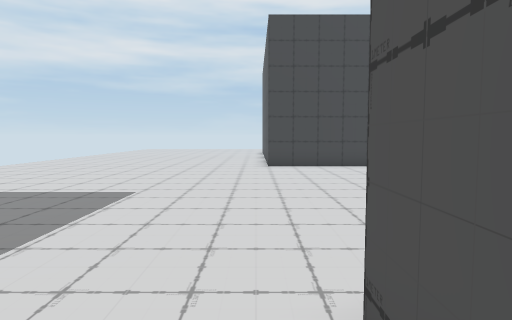
view 1 (above)

22 first-person views from a walk through a 3-D level made in the Unity game engine. The camera is 1.2 m above the floor, tilts 4° down and sees 75° across. The floor is counted in squares, 1 m on a side. Each view is taken from the middle of a square. On the plan, view 1 faces up. The plan holds only what a view shows up to about 14 squares ahead; the rest is blank. The place goes on beyond the plan. The player is left out.

view 2
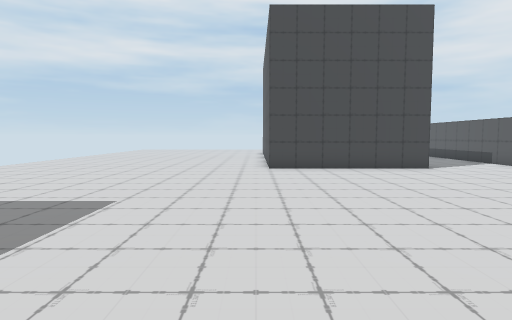

view 3
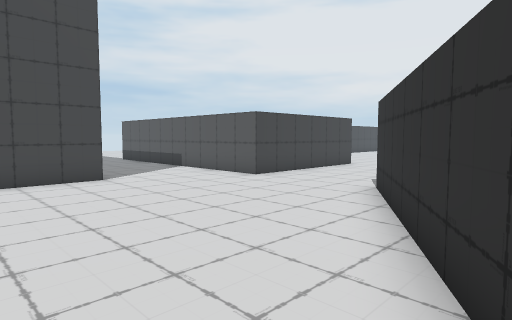

view 4
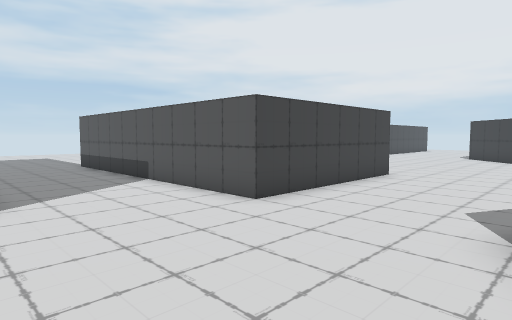

view 5
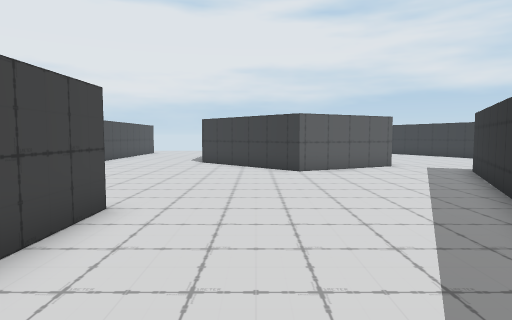

view 6
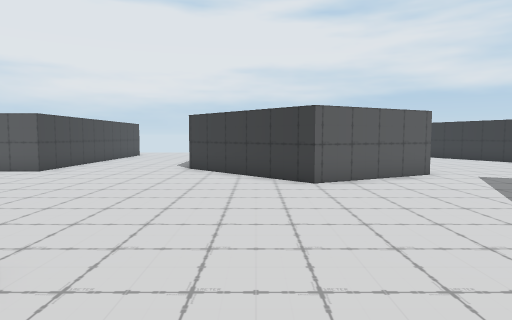

view 7
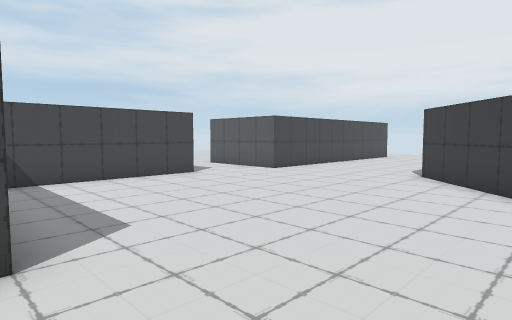

view 8
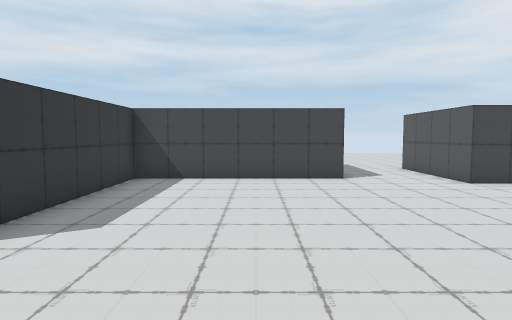

view 9
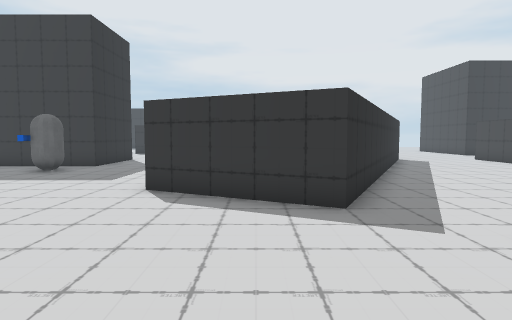

view 10
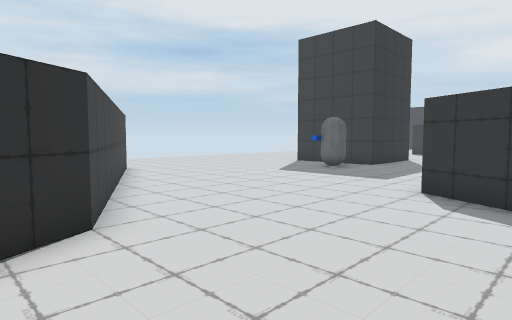

view 11
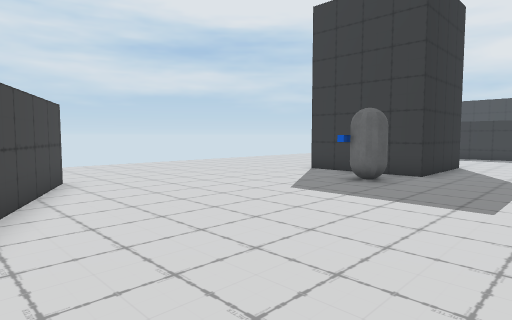

view 12
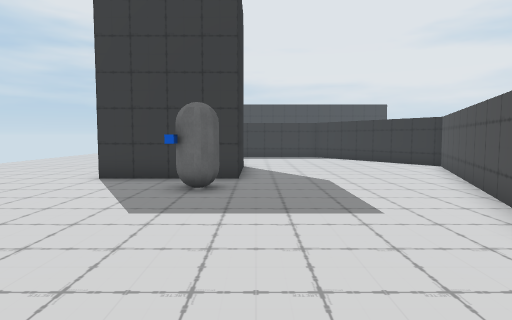

view 13
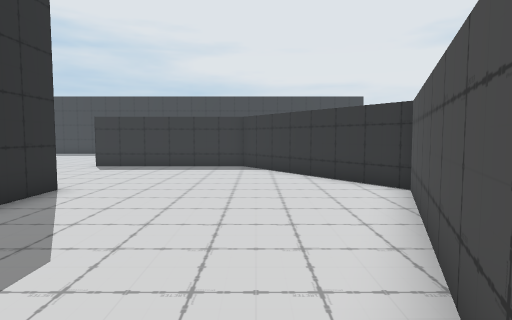

view 14
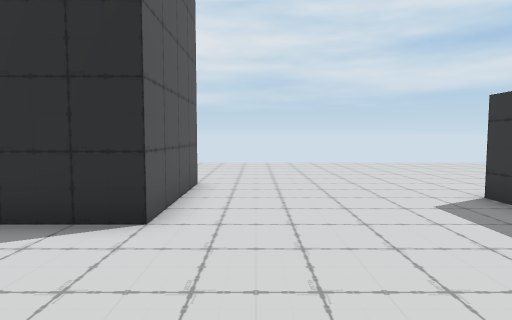

view 15
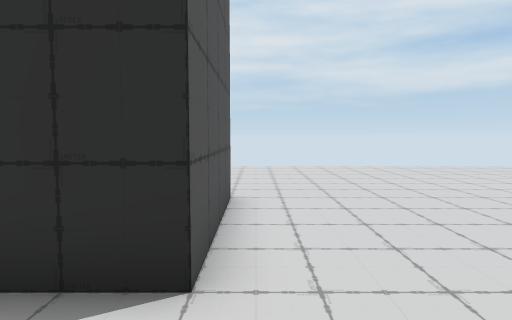

view 16
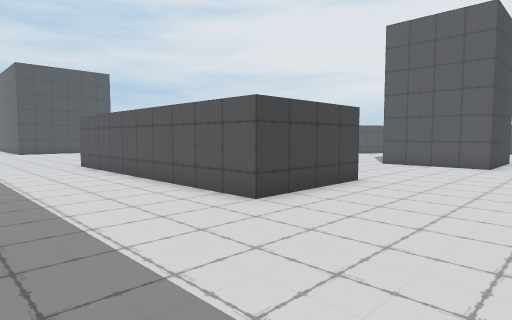

view 17
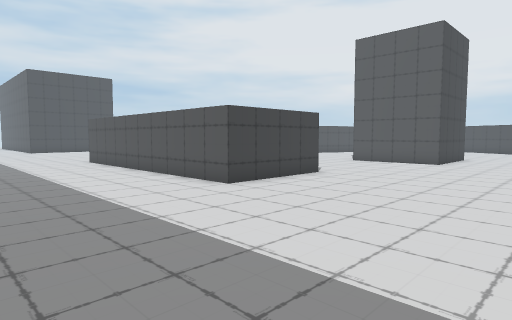

view 18
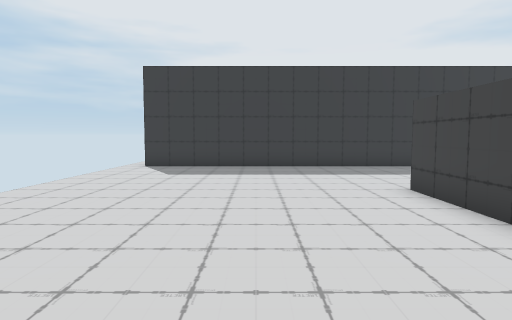

view 19
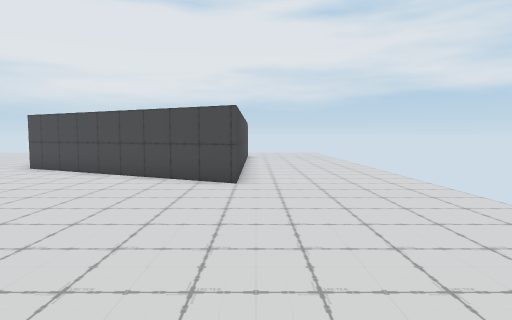

view 20
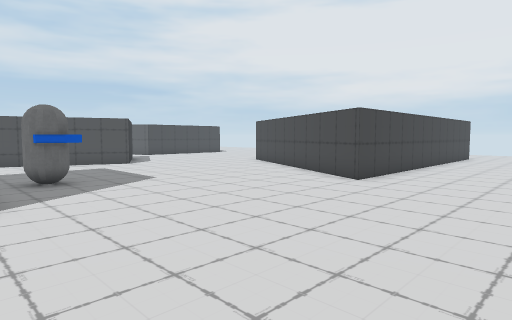

view 21
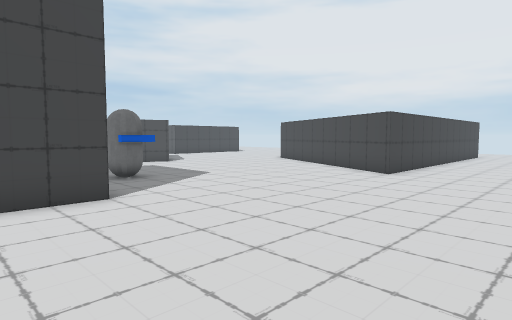

view 22
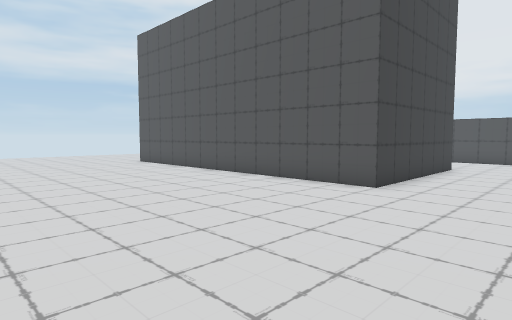

### Floor plan
Points are (right, up) in squares from view 1. A wall is a line through its corners. A room is listed if a view was taken in it or the views show most of it. See-through windows are left out.
Room 1 (views 1, 2, 3, 4, 5, 6, 7, 8, 9, 10, 11, 12, 13, 14, 15, 16, 17, 18, 19, 20, 21, 22)
walls: (10.5, -6.5) (14.5, -6.5) (14.5, -10.5) (10.5, -10.5) (10.5, -6.5); (5, 4.2) (10.5, 7.5); (14, 5.8) (22.5, 1.5) (20.5, -2.5); (18.7, -1.8) (10.5, 1.5) (4.5, -2.5) (4.5, -8.5) (0.5, -8.5) (0.5, 1.5); (16.6, 11.5) (10.5, 11.5) (10.5, 21.5); (6.6, 13.5) (0.5, 13.5) (0.5, 22.4); (24.6, 3.4) (22.5, 7.5) (26.6, 11.6); (-5.5, -5.6) (-5.5, -16.5); (22.6, 17.5) (16.5, 17.5) (16.5, 12.5); (28.5, -12.5) (22.5, -12.5) (26.5, -4.5) (27.5, -4); (28.1, 16.5) (25.5, 16.5) (25.5, 20.5)
objects: other object (16, -8) to (17, -7)

Positions as (right, up) in squares from view 1, and headings:
1: (0, 0), facing up
2: (0, 1), facing up
3: (3, 4), facing up-right
4: (6, 7), facing up-right
5: (11, 9), facing right
6: (14, 9), facing right
7: (16, 8), facing up-right
8: (20, 8), facing up
9: (28, 0), facing left
10: (28, 0), facing down-left
11: (25, -3), facing down-left
12: (24, -6), facing left
13: (18, -2), facing left
14: (9, -2), facing down
15: (10, -4), facing down
16: (-4, -13), facing up-right
17: (-5, -15), facing up-right
18: (8, -12), facing left
19: (14, -13), facing right
20: (14, -17), facing up-right
21: (12, -17), facing up-right
22: (-7, 10), facing up-right
